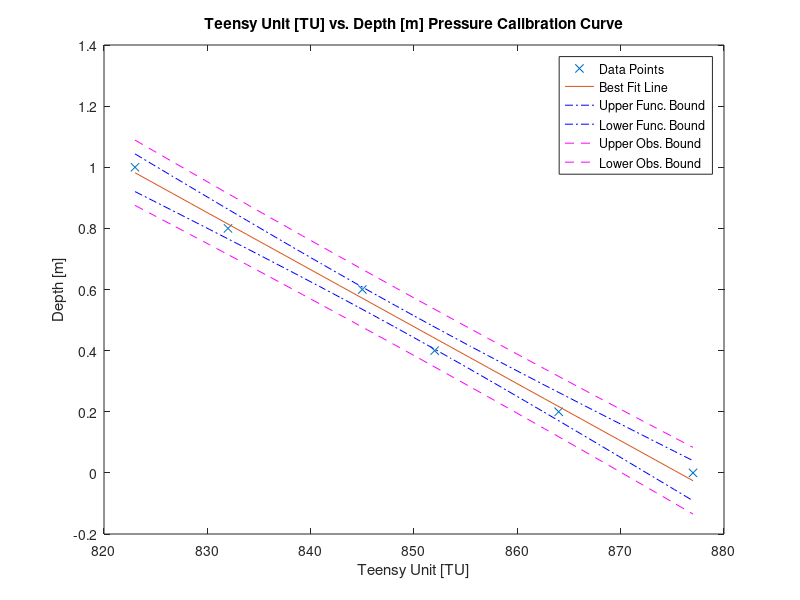

Reproduce this figure in MATLAB.
% Pressure Calibration Curve

%% Author: Team 22
%% Date: 16 Feb 2026
%% Purpose: To add a regression lines and appropriate measures of uncertainty to the pressure vs voltage calibration curve

%%% TU to VOLTAGE:1 Teensy unit = 0.0032143V
% We will create x vector as the dept in meters and the output voltage
% measured.


x = [877 864 852 845 832 823]; % Teensy Unit [TU]
y = [0 0.2 0.4 0.6 0.8 1]; % Dept [m]

%% The follow code was credited to Prof. Spencer code given in the E80
%% Website
confLev = 0.95; % The confidence level
N = length(y); % The number of data points
xbar = mean(x); 
ybar = mean(y);
Sxx = dot((x-xbar),(x-xbar));
%Sxx = (x-xbar)*transpose(x-xbar);
% beta1 is the estimated best slope of the best-fit line
beta1 = dot((x-xbar),(y-ybar))/Sxx
% beta1 = ((x-xbar)*transpose(y-ybar))/Sxx
% beta0 is the estimated best-fit y-intercept of the best fit line
beta0 = ybar - beta1*xbar
yfit = beta0 + beta1*x;
SSE = dot((y - yfit),(y - yfit)) % Sum of the squared residuals
% SSE = (y - yfit)*transpose(y - yfit) % Sum of the squared residuals
Se = sqrt(SSE/(N-2)) % The Root Mean Square Residual
Sbeta0 = Se*sqrt(1/N + xbar^2/Sxx)
Sbeta1 = Se/sqrt(Sxx)
% tinv defaults to 1-sided test. We need 2-sises, hence:(1-0.5*(1-confLev))
StdT = tinv((1-0.5*(1-confLev)),N-2) % The Student's t factor
lambdaBeta1 = StdT*Sbeta1 % The 1/2 confidence interval on beta1
lambdaBeta0 = StdT*Sbeta0 % The 1/2 confidence interval on beta0
range = max(x) - min(x);
xplot = min(x):range/30:max(x); % Generate array for plotting
yplot = beta0 + beta1*xplot; % Generate array for plotting
Syhat = Se*sqrt(1/N + (xplot - xbar).*(xplot - xbar)/Sxx);
lambdayhat = StdT*Syhat;
Sy = Se*sqrt(1+1/N + (xplot - xbar).*(xplot - xbar)/Sxx);
lambday = StdT*Sy;
figure(1)
plot(x,y,'x')
hold on
plot(xplot,yplot)
plot(xplot,yplot+lambdayhat,'-.b',xplot,yplot-lambdayhat,'-.b')
plot(xplot,yplot+lambday,'--m',xplot,yplot-lambday,'--m')
xlabel('Teensy Unit [TU]')
ylabel('Depth [m]')
if beta1 > 0 % Fix this
    location = 'northwest';
else
    location = 'northeast';
end
legend('Data Points','Best Fit Line','Upper Func. Bound',...
    'Lower Func. Bound', 'Upper Obs. Bound', 'Lower Obs. Bound',...
    'Location', location)
title("Teensy Unit [TU] vs. Depth [m] Pressure Calibration Curve")
hold off
